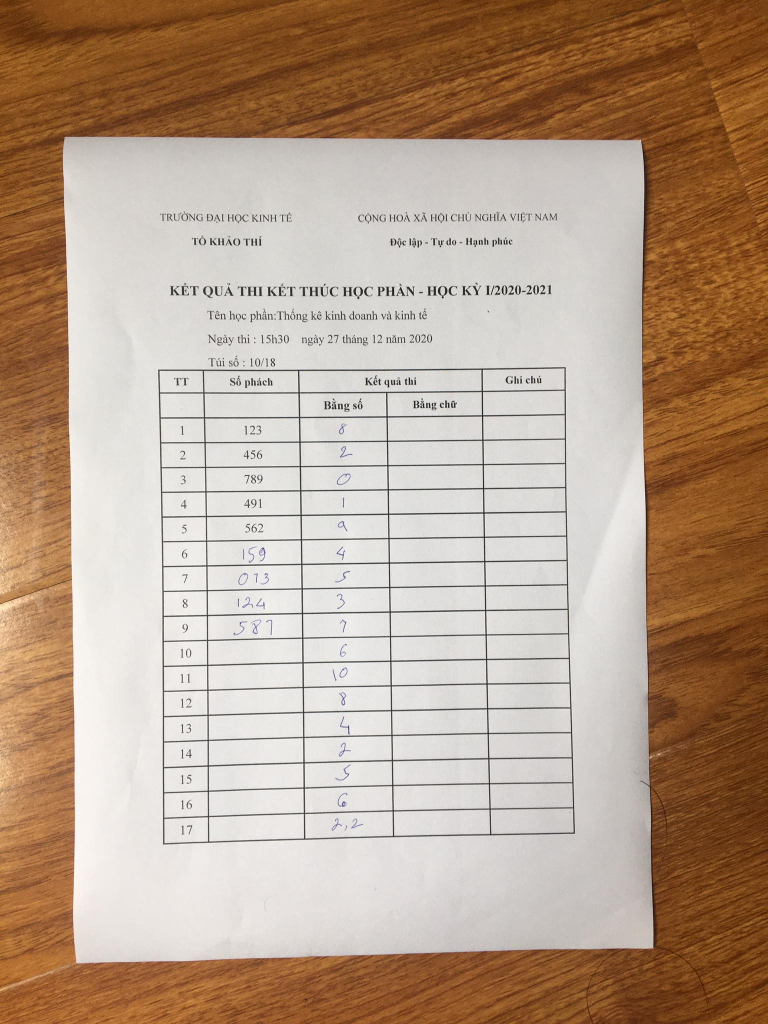
#> input picture assets/test/1.jpg, 1536 x 2048 px (shown at 1/2 size); its folder holds only this picture in this run
$ python -i sheet.py   (imports and definitions only)
#> lines starting #> are read from the running program, lines starting #| are printed output that depends on the picture
#> further down, picture is the input picture: shape (2048, 1536, 3); mean B, G, R 140.6, 160.4, 183.7
from functools import cmp_to_key
import cv2
import numpy as np
import cv_utils

MIN_CELL_DIGIT_HEIGHT_RATIO = 2.5

# def get_external_contours(img_1_channel):
#     """ Utilize OpenCV findContours function """
#     contours, _ = cv2.findContours(
#         img_1_channel, cv2.RETR_EXTERNAL, cv2.CHAIN_APPROX_SIMPLE)
#     return contours
#
#
# def get_contours(img_1_channel):
#     """ Utilize OpenCV findContours function """
#     contours, hierarchy = cv2.findContours(
#         img_1_channel, cv2.RETR_CCOMP, cv2.CHAIN_APPROX_SIMPLE)
#     return contours, hierarchy
#
#
# def __compareBoundingSize(contour):
#     contour = cv2.convexHull(contour)
#     (_, _), (w, h), _ = cv2.minAreaRect(contour)
#     return w*h
#
#
# def get_biggest_contour(contours):
#     sorted_contours = sorted(contours, key=__compareBoundingSize, reverse=True)
#     biggest_contour = sorted_contours[0]
#     return biggest_contour
#
#
# def get_biggest_intensity_contour(contours):
#     sorted_contours = sorted(contours, key=cv2.contourArea, reverse=True)
#     biggest_contour = sorted_contours[0]
#     return biggest_contour


# [27 lines left out: function __should_merge_lines, not called in this run]

def resize_to_right_ratio(img, interpolation=cv2.INTER_LINEAR, width=695):
#> called with interpolation = 1, width = 695
    ratio_width = width / img.shape[1]
#> ratio_width = 0.452
    # Resize
    return cv2.resize(img, None, fx=ratio_width, fy=ratio_width, interpolation=interpolation)
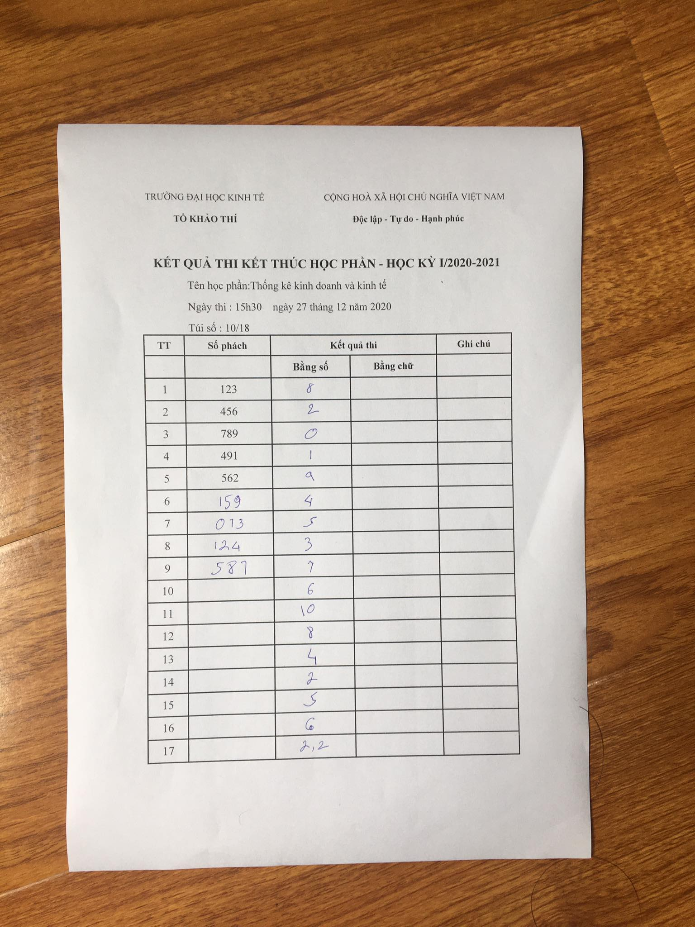
#> returned value: shape (927, 695, 3); mean of channels 0, 1, 2 140.4, 160.2, 183.6; drawn as B, G, R


# [56 lines left out: functions merge_lines, get_merged_line, not called in this run]


def get_adaptive_binary_image(img):
    # img_gray = cv2.cvtColor(img, cv2.COLOR_BGR2GRAY)
    #img = (cv2.GaussianBlurimg, (5, 5), 0)
    ret, th1 = cv2.threshold(img, 127, 255, cv2.THRESH_BINARY_INV)
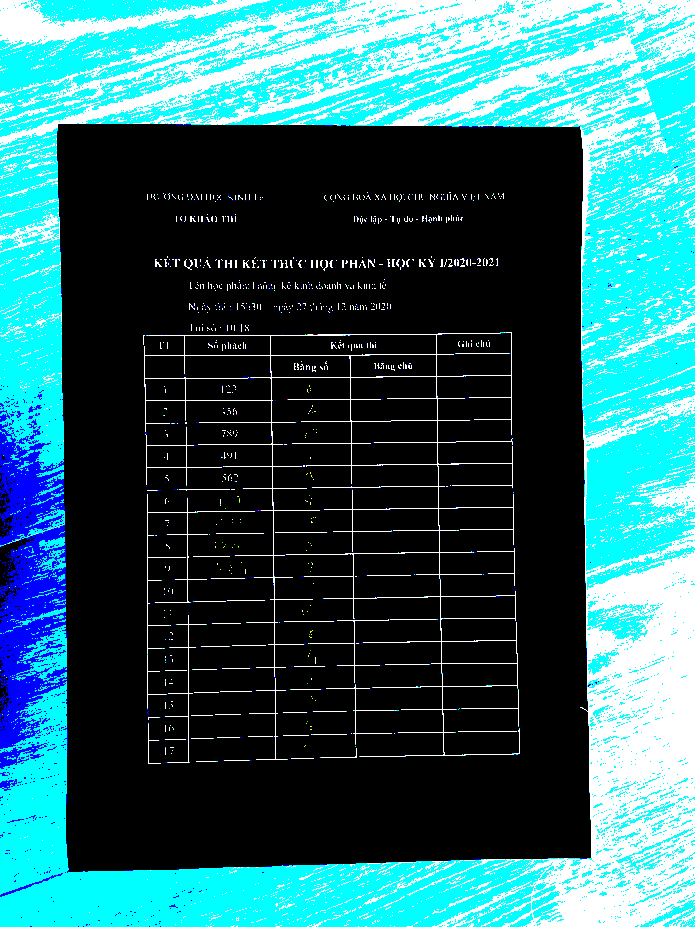
#> th1: shape (927, 695, 3); mean of channels 0, 1, 2 107.1, 101.2, 44; drawn as B, G, R
#> (the run stopped early here; a loop or call above may not have finished)

$ run again, on assets/test/2.jpg
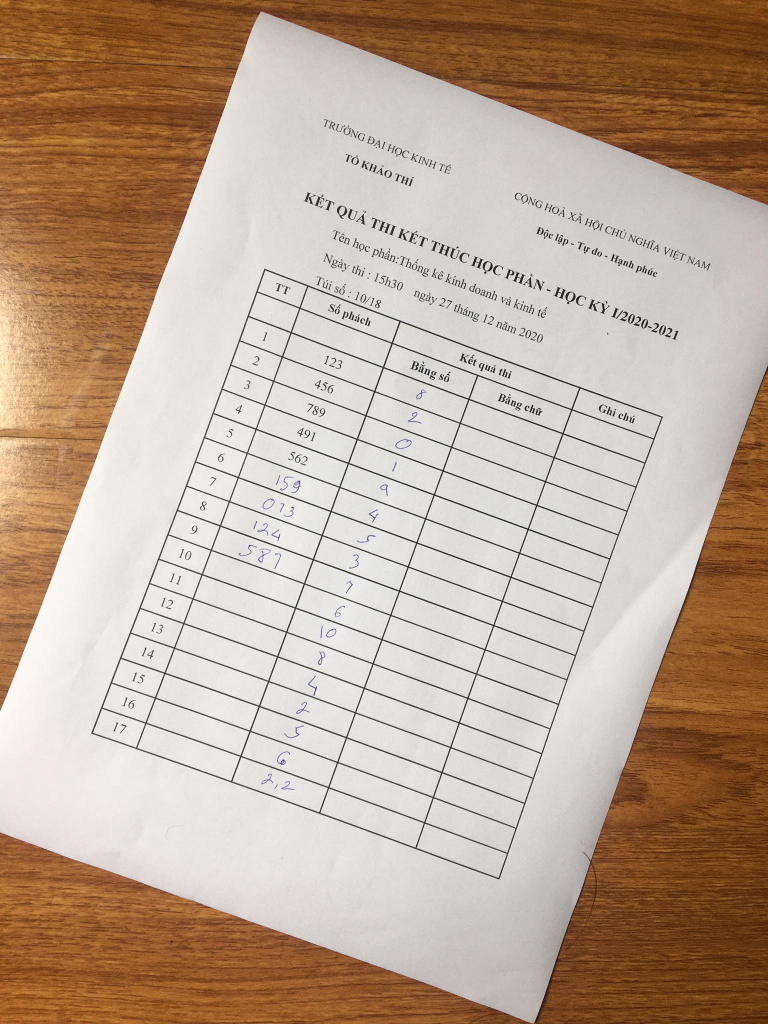
#> input picture assets/test/2.jpg, 1536 x 2048 px (shown at 1/2 size)
#> picture is the input picture: shape (2048, 1536, 3); mean B, G, R 149.5, 167.2, 188.2
#> in resize_to_right_ratio, `return cv2.resize(img, None, fx=ratio_width, fy=ratio_width, interpola..`:
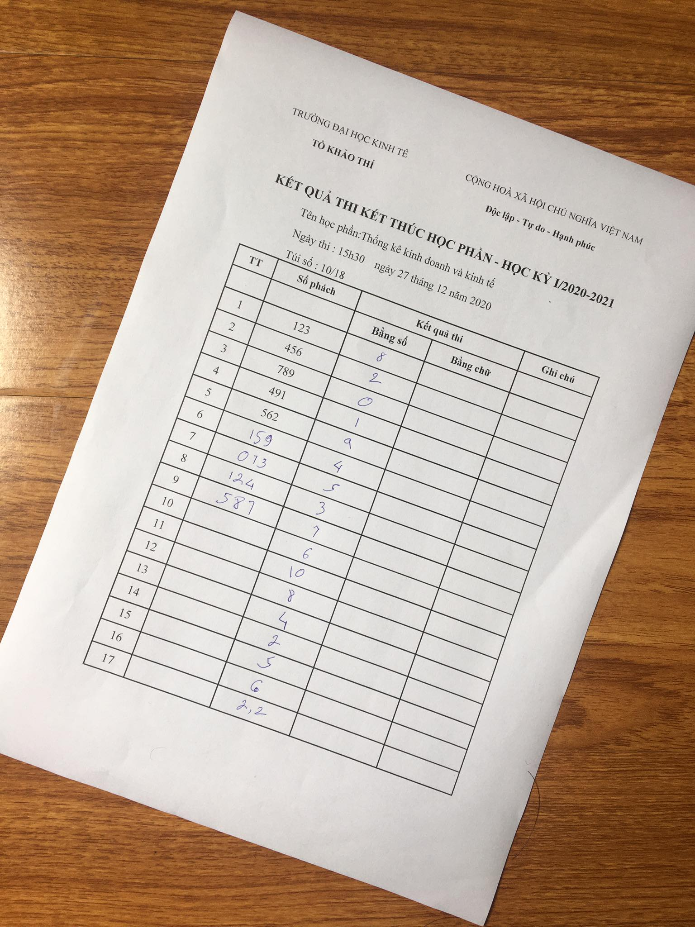
#> returned value: shape (927, 695, 3); mean of channels 0, 1, 2 149.4, 167.1, 188.1; drawn as B, G, R
#> in get_adaptive_binary_image, `ret, th1 = cv2.threshold(img, 127, 255, cv2.THRESH_BINARY_INV)`:
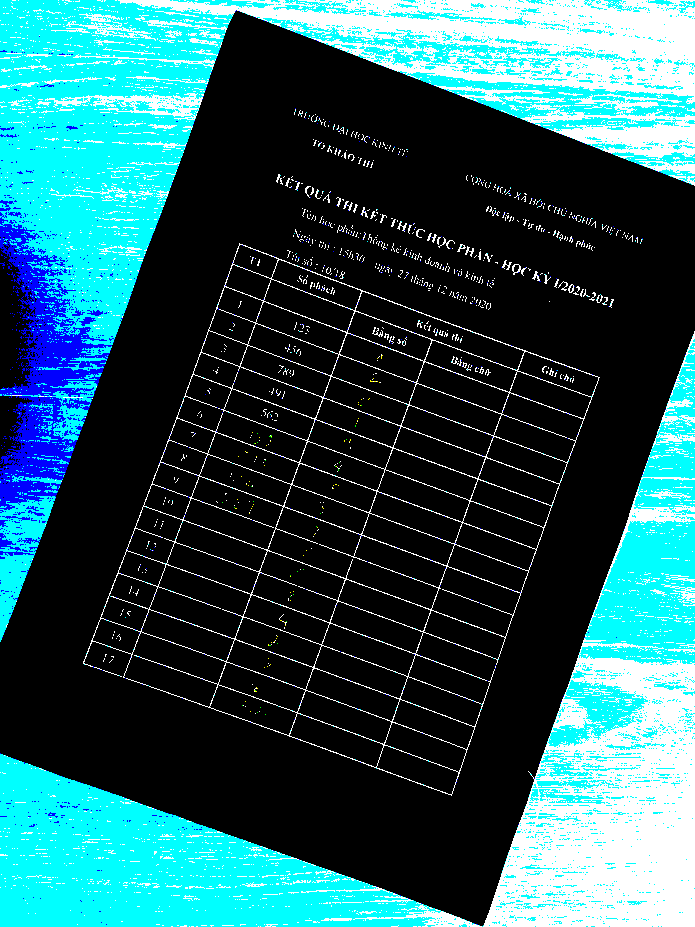
#> th1: shape (927, 695, 3); mean of channels 0, 1, 2 94.6, 89, 38.1; drawn as B, G, R

$ run again, on assets/test/3.jpg
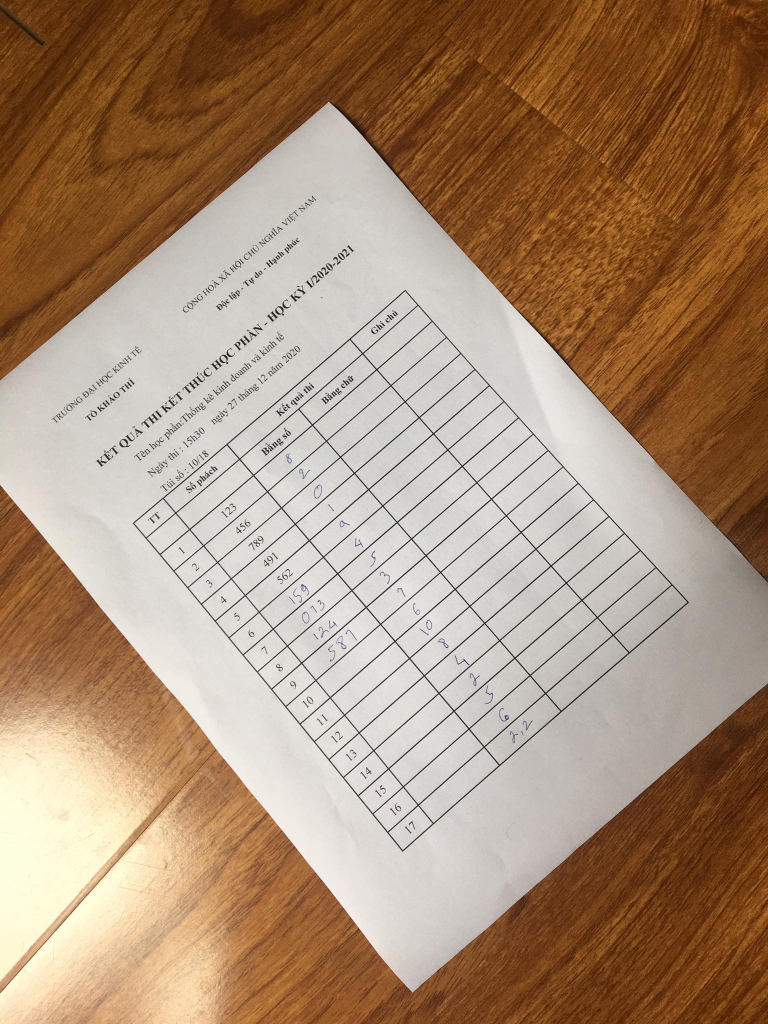
#> input picture assets/test/3.jpg, 1536 x 2048 px (shown at 1/2 size)
#> picture is the input picture: shape (2048, 1536, 3); mean B, G, R 118.6, 142.7, 169.6
#> in resize_to_right_ratio, `return cv2.resize(img, None, fx=ratio_width, fy=ratio_width, interpola..`:
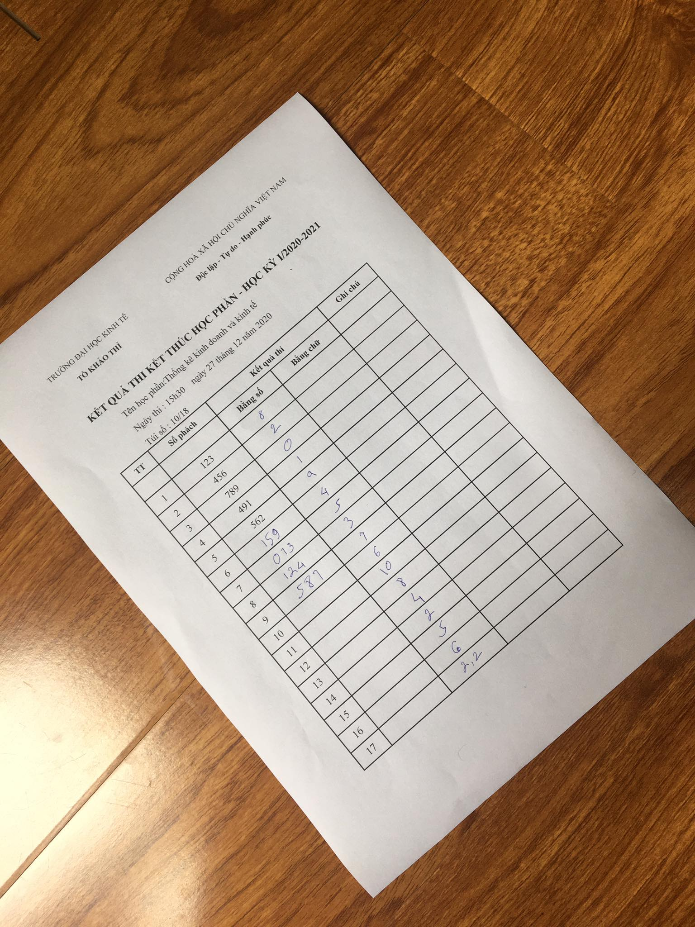
#> returned value: shape (927, 695, 3); mean of channels 0, 1, 2 118.5, 142.5, 169.5; drawn as B, G, R
#> in get_adaptive_binary_image, `ret, th1 = cv2.threshold(img, 127, 255, cv2.THRESH_BINARY_INV)`:
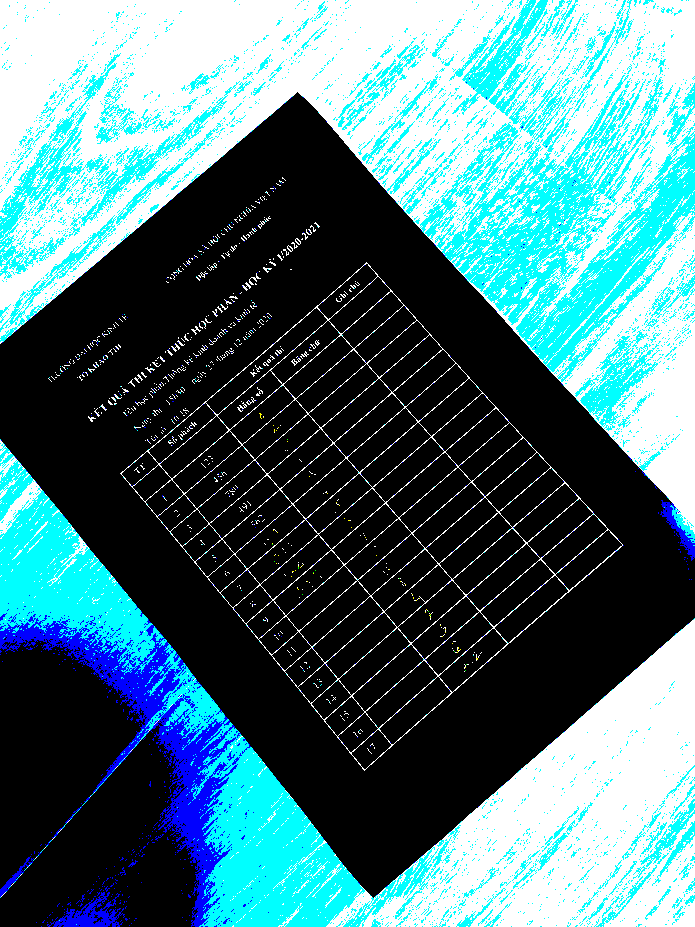
#> th1: shape (927, 695, 3); mean of channels 0, 1, 2 122.6, 116.2, 76.6; drawn as B, G, R
